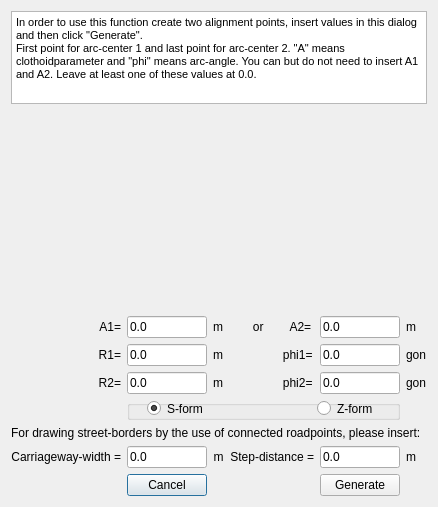
<?xml version="1.0" encoding="UTF-8"?>
<ui version="4.0">
 <class>CreateArcClothoidClothoidArcMeth2</class>
 <widget class="QDialog" name="CreateArcClothoidClothoidArcMeth2">
  <property name="geometry">
   <rect>
    <x>0</x>
    <y>0</y>
    <width>408</width>
    <height>507</height>
   </rect>
  </property>
  <property name="windowTitle">
   <string>Create-Arc-Clothoid-Clothoid-Arc</string>
  </property>
  <layout class="QGridLayout" name="gridLayout">
   <item row="8" column="1">
    <widget class="QLineEdit" name="lineEdit_A1">
     <property name="text">
      <string>0.0</string>
     </property>
    </widget>
   </item>
   <item row="10" column="1">
    <widget class="QLineEdit" name="lineEdit_R2">
     <property name="text">
      <string>0.0</string>
     </property>
    </widget>
   </item>
   <item row="15" column="1">
    <widget class="QPushButton" name="pushButtonCancel">
     <property name="text">
      <string>Cancel</string>
     </property>
    </widget>
   </item>
   <item row="9" column="1">
    <widget class="QLineEdit" name="lineEdit_R1">
     <property name="text">
      <string>0.0</string>
     </property>
    </widget>
   </item>
   <item row="10" column="3">
    <widget class="QLineEdit" name="lineEdit_phi2">
     <property name="text">
      <string>0.0</string>
     </property>
    </widget>
   </item>
   <item row="10" column="2">
    <widget class="QLabel" name="label_9">
     <property name="text">
      <string>m                  phi2=</string>
     </property>
    </widget>
   </item>
   <item row="0" column="0" colspan="5">
    <widget class="QTextBrowser" name="textBrowser">
     <property name="html">
      <string>&lt;!DOCTYPE HTML PUBLIC &quot;-//W3C//DTD HTML 4.0//EN&quot; &quot;http://www.w3.org/TR/REC-html40/strict.dtd&quot;&gt;
&lt;html&gt;&lt;head&gt;&lt;meta name=&quot;qrichtext&quot; content=&quot;1&quot; /&gt;&lt;style type=&quot;text/css&quot;&gt;
p, li { white-space: pre-wrap; }
&lt;/style&gt;&lt;/head&gt;&lt;body style=&quot; font-family:'MS Shell Dlg 2'; font-size:8.25pt; font-weight:400; font-style:normal;&quot;&gt;
&lt;p style=&quot; margin-top:0px; margin-bottom:0px; margin-left:0px; margin-right:0px; -qt-block-indent:0; text-indent:0px;&quot;&gt;In order to use this function create two alignment points, insert values in this dialog and then click &amp;quot;Generate&amp;quot;.&lt;/p&gt;
&lt;p style=&quot; margin-top:0px; margin-bottom:0px; margin-left:0px; margin-right:0px; -qt-block-indent:0; text-indent:0px;&quot;&gt;First point for arc-center 1 and last point for arc-center 2. &amp;quot;A&amp;quot; means clothoidparameter and &amp;quot;phi&amp;quot; means arc-angle. You can but do not need to insert A1 and A2. Leave at least one of these values at 0.0.&lt;/p&gt;&lt;/body&gt;&lt;/html&gt;</string>
     </property>
    </widget>
   </item>
   <item row="10" column="4">
    <widget class="QLabel" name="label_4">
     <property name="text">
      <string>gon</string>
     </property>
    </widget>
   </item>
   <item row="10" column="0">
    <widget class="QLabel" name="label_7">
     <property name="text">
      <string>R2=</string>
     </property>
     <property name="alignment">
      <set>Qt::AlignRight|Qt::AlignTrailing|Qt::AlignVCenter</set>
     </property>
    </widget>
   </item>
   <item row="9" column="4">
    <widget class="QLabel" name="label_5">
     <property name="text">
      <string>gon</string>
     </property>
    </widget>
   </item>
   <item row="9" column="0">
    <widget class="QLabel" name="label_3">
     <property name="text">
      <string>R1=</string>
     </property>
     <property name="alignment">
      <set>Qt::AlignRight|Qt::AlignTrailing|Qt::AlignVCenter</set>
     </property>
    </widget>
   </item>
   <item row="1" column="0" colspan="5">
    <widget class="QLabel" name="labelPicture">
     <property name="enabled">
      <bool>true</bool>
     </property>
     <property name="minimumSize">
      <size>
       <width>0</width>
       <height>200</height>
      </size>
     </property>
     <property name="text">
      <string/>
     </property>
     <property name="scaledContents">
      <bool>false</bool>
     </property>
    </widget>
   </item>
   <item row="8" column="3">
    <widget class="QLineEdit" name="lineEdit_A2">
     <property name="text">
      <string>0.0</string>
     </property>
    </widget>
   </item>
   <item row="8" column="4">
    <widget class="QLabel" name="label_6">
     <property name="text">
      <string>m</string>
     </property>
    </widget>
   </item>
   <item row="9" column="2">
    <widget class="QLabel" name="label_10">
     <property name="text">
      <string>m                  phi1=</string>
     </property>
    </widget>
   </item>
   <item row="9" column="3">
    <widget class="QLineEdit" name="lineEdit_phi1">
     <property name="text">
      <string>0.0</string>
     </property>
    </widget>
   </item>
   <item row="8" column="2">
    <widget class="QLabel" name="label_11">
     <property name="text">
      <string>m         or        A2=</string>
     </property>
    </widget>
   </item>
   <item row="8" column="0">
    <widget class="QLabel" name="label_8">
     <property name="text">
      <string>A1=</string>
     </property>
     <property name="alignment">
      <set>Qt::AlignRight|Qt::AlignTrailing|Qt::AlignVCenter</set>
     </property>
    </widget>
   </item>
   <item row="15" column="3">
    <widget class="QPushButton" name="pushButtonGenerate">
     <property name="text">
      <string>Generate</string>
     </property>
    </widget>
   </item>
   <item row="14" column="1">
    <widget class="QLineEdit" name="lineEdit_c_2">
     <property name="text">
      <string>0.0</string>
     </property>
    </widget>
   </item>
   <item row="11" column="1" rowspan="2" colspan="3">
    <widget class="QGroupBox" name="groupBox_3">
     <property name="minimumSize">
      <size>
       <width>0</width>
       <height>20</height>
      </size>
     </property>
     <property name="title">
      <string/>
     </property>
     <widget class="QRadioButton" name="z_form">
      <property name="geometry">
       <rect>
        <x>190</x>
        <y>0</y>
        <width>125</width>
        <height>17</height>
       </rect>
      </property>
      <property name="text">
       <string>Z-form</string>
      </property>
      <property name="checked">
       <bool>false</bool>
      </property>
     </widget>
     <widget class="QRadioButton" name="s_form">
      <property name="geometry">
       <rect>
        <x>20</x>
        <y>0</y>
        <width>124</width>
        <height>17</height>
       </rect>
      </property>
      <property name="text">
       <string>S-form</string>
      </property>
      <property name="checked">
       <bool>true</bool>
      </property>
     </widget>
    </widget>
   </item>
   <item row="14" column="3">
    <widget class="QLineEdit" name="lineEdit_d_2">
     <property name="text">
      <string>0.0</string>
     </property>
    </widget>
   </item>
   <item row="13" column="0" colspan="5">
    <widget class="QLabel" name="label_18">
     <property name="text">
      <string>For drawing street-borders by the use of connected roadpoints, please insert:</string>
     </property>
    </widget>
   </item>
   <item row="14" column="2">
    <widget class="QLabel" name="label_22">
     <property name="text">
      <string>m  Step-distance =</string>
     </property>
     <property name="alignment">
      <set>Qt::AlignRight|Qt::AlignTrailing|Qt::AlignVCenter</set>
     </property>
    </widget>
   </item>
   <item row="14" column="0">
    <widget class="QLabel" name="label_20">
     <property name="text">
      <string>Carriageway-width =</string>
     </property>
     <property name="alignment">
      <set>Qt::AlignRight|Qt::AlignTrailing|Qt::AlignVCenter</set>
     </property>
    </widget>
   </item>
   <item row="14" column="4">
    <widget class="QLabel" name="label_19">
     <property name="text">
      <string>m</string>
     </property>
    </widget>
   </item>
  </layout>
 </widget>
 <resources/>
 <connections/>
</ui>
